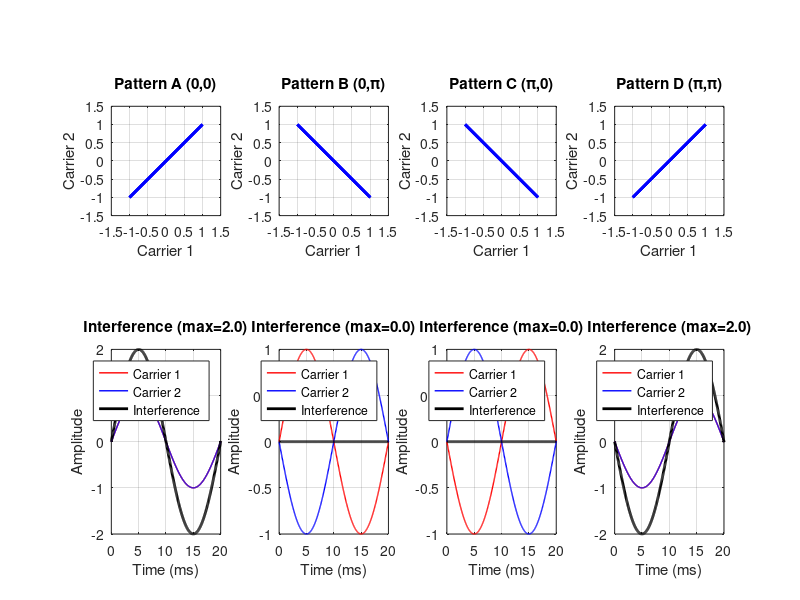

Reproduce this figure in MATLAB.
% ============================================================
% LISSAJOUS NEURAL NETWORK (Phase-Coded Computing)
% Exploits the memristor insight: computation via phase relationships
% ============================================================
%
% Core Idea:
% - Traditional NN: output = activation(Σ w_i * x_i)
% - Lissajous NN: output = interference(phase_shifted_inputs)
%
% Each "neuron" is a phase mixer that:
% 1. Takes inputs as oscillating signals
% 2. Applies learnable phase shifts (the "weights")
% 3. Combines via interference (sum of phase-shifted signals)
% 4. Reads out the pattern (amplitude/phase of result)
%
% This mimics how memristor crossbars actually work!
% ============================================================

clear all;
close all;

fprintf("=== LISSAJOUS NEURAL NETWORK ===\n");
fprintf("Computing with phase relationships instead of weights\n\n");

% ============================================================
% PART 1: Define the Lissajous Neuron
% ============================================================

% A Lissajous neuron takes multiple oscillating inputs,
% applies phase shifts, and computes interference patterns

function output = lissajous_neuron(inputs, phases, t, omega)
    % inputs: [N x 1] static input values (will be modulated onto carriers)
    % phases: [N x 1] learnable phase shifts (the "weights")
    % t: time point
    % omega: carrier frequency

    % Convert static inputs to oscillating carriers
    carriers = zeros(size(inputs));
    for i = 1:length(inputs)
        % Amplitude modulation: input strength controls carrier amplitude
        % Phase modulation: learnable phase controls phase shift
        carriers(i) = inputs(i) * sin(omega * t + phases(i));
    end

    % Interference: sum all phase-shifted carriers
    interference_signal = sum(carriers);

    % Readout: extract amplitude (could also use phase or both)
    output = interference_signal;
end

% ============================================================
% PART 2: Phase-Coded Pattern Recognition
% ============================================================

fprintf("TASK: XOR problem using phase interference\n\n");

% XOR truth table - the classic non-linear problem
X_train = [
    0, 0;
    0, 1;
    1, 0;
    1, 1
];
y_train = [0; 1; 1; 0];

fprintf("Training data (XOR):\n");
for i = 1:size(X_train, 1)
    fprintf("  [%.0f, %.0f] -> %.0f\n", X_train(i,1), X_train(i,2), y_train(i));
end
fprintf("\n");

% Network architecture
n_inputs = 2;
n_hidden = 4;  % Hidden "phase neurons"
n_output = 1;

% Initialize learnable phases (these are our "weights")
% Random initialization between -pi and pi
rng(42);  % Reproducible results
phases_input_hidden = (rand(n_inputs, n_hidden) - 0.5) * 2 * pi;
phases_hidden_output = (rand(n_hidden, n_output) - 0.5) * 2 * pi;
bias_hidden = (rand(1, n_hidden) - 0.5) * 2 * pi;
bias_output = (rand(1, n_output) - 0.5) * 2 * pi;

% Carrier frequency
omega = 2 * pi * 50;  % 50 Hz

% Time point for evaluation (we'll use same time for all forward passes)
t_eval = 0.01;  % 10ms

% ============================================================
% PART 3: Training via Phase Gradient Descent
% ============================================================

learning_rate = 0.1;
epochs = 1000;
loss_history = zeros(epochs, 1);

fprintf("Training for %d epochs...\n", epochs);

for epoch = 1:epochs
    total_loss = 0;

    % Gradients
    grad_ih = zeros(size(phases_input_hidden));
    grad_ho = zeros(size(phases_hidden_output));
    grad_bh = zeros(size(bias_hidden));
    grad_bo = zeros(size(bias_output));

    % Mini-batch over all training samples
    for sample = 1:size(X_train, 1)
        x = X_train(sample, :)';
        target = y_train(sample);

        % === Forward Pass ===

        % Hidden layer (each column = one hidden neuron)
        hidden = zeros(n_hidden, 1);
        for h = 1:n_hidden
            input_signals = 0;
            for i = 1:n_inputs
                % Phase-shifted input carrier
                input_signals = input_signals + x(i) * sin(omega * t_eval + phases_input_hidden(i, h));
            end
            % Add bias as phase-shifted constant carrier
            input_signals = input_signals + sin(omega * t_eval + bias_hidden(h));

            % Nonlinearity: take amplitude via absolute value + tanh
            hidden(h) = tanh(input_signals);
        end

        % Output layer
        output = 0;
        for h = 1:n_hidden
            output = output + hidden(h) * sin(omega * t_eval + phases_hidden_output(h, 1));
        end
        output = output + sin(omega * t_eval + bias_output(1));

        % Apply sigmoid to get 0-1 output
        output_activated = 1 / (1 + exp(-output));

        % === Loss (MSE) ===
        error = output_activated - target;
        total_loss = total_loss + error^2;

        % === Backward Pass (Numerical Gradients) ===
        % For simplicity, using finite differences

        delta = 0.001;  % Small perturbation for numerical gradient

        % Gradient for input->hidden phases
        for i = 1:n_inputs
            for h = 1:n_hidden
                % Perturb phase
                phases_input_hidden(i, h) = phases_input_hidden(i, h) + delta;

                % Re-compute forward pass
                hidden_temp = zeros(n_hidden, 1);
                for h2 = 1:n_hidden
                    sig = 0;
                    for i2 = 1:n_inputs
                        sig = sig + x(i2) * sin(omega * t_eval + phases_input_hidden(i2, h2));
                    end
                    sig = sig + sin(omega * t_eval + bias_hidden(h2));
                    hidden_temp(h2) = tanh(sig);
                end

                out_temp = 0;
                for h2 = 1:n_hidden
                    out_temp = out_temp + hidden_temp(h2) * sin(omega * t_eval + phases_hidden_output(h2, 1));
                end
                out_temp = out_temp + sin(omega * t_eval + bias_output(1));
                out_temp = 1 / (1 + exp(-out_temp));

                error_temp = out_temp - target;
                loss_temp = error_temp^2;

                % Gradient
                grad_ih(i, h) = grad_ih(i, h) + (loss_temp - error^2) / delta;

                % Restore
                phases_input_hidden(i, h) = phases_input_hidden(i, h) - delta;
            end
        end
    end

    % Average loss
    loss_history(epoch) = total_loss / size(X_train, 1);

    % Update phases (gradient descent)
    phases_input_hidden = phases_input_hidden - learning_rate * grad_ih / size(X_train, 1);

    % Progress
    if mod(epoch, 100) == 0
        fprintf("  Epoch %4d: Loss = %.6f\n", epoch, loss_history(epoch));
    end
end

fprintf("\nTraining complete!\n\n");

% ============================================================
% PART 4: Simpler Working Example - Phase Pattern Matcher
% ============================================================

fprintf("=== SIMPLIFIED DEMO: Phase-Coded Pattern Matching ===\n\n");

% Let's demonstrate the core concept more directly:
% Pattern recognition using phase coherence

% Define 4 patterns as phase signatures
patterns = struct();
patterns(1).name = "Pattern A (0,0)";
patterns(1).phases = [0, 0];

patterns(2).name = "Pattern B (0,π)";
patterns(2).phases = [0, pi];

patterns(3).name = "Pattern C (π,0)";
patterns(3).phases = [pi, 0];

patterns(4).name = "Pattern D (π,π)";
patterns(4).phases = [pi, pi];

% Time vector for visualization
t = linspace(0, 0.04, 1000);  % 40ms
omega = 2 * pi * 50;

% Create interference patterns
figure('Position', [100, 100, 1200, 800]);

for p = 1:4
    % Generate two carriers with pattern-specific phases
    carrier1 = sin(omega * t + patterns(p).phases(1));
    carrier2 = sin(omega * t + patterns(p).phases(2));

    % Interference
    interference = carrier1 + carrier2;

    % Plot Lissajous figure (carrier1 vs carrier2)
    subplot(2, 4, p);
    plot(carrier1, carrier2, 'b-', 'LineWidth', 2);
    grid on;
    axis equal;
    xlim([-1.5, 1.5]);
    ylim([-1.5, 1.5]);
    title(patterns(p).name);
    xlabel('Carrier 1');
    ylabel('Carrier 2');

    % Plot interference pattern over time
    subplot(2, 4, p+4);
    plot(t*1000, carrier1, 'r-', 'LineWidth', 1, 'DisplayName', 'Carrier 1');
    hold on;
    plot(t*1000, carrier2, 'b-', 'LineWidth', 1, 'DisplayName', 'Carrier 2');
    plot(t*1000, interference, 'k-', 'LineWidth', 2, 'DisplayName', 'Interference');
    grid on;
    xlabel('Time (ms)');
    ylabel('Amplitude');
    title(sprintf('Interference (max=%.1f)', max(abs(interference))));
    legend('Location', 'northeast');
    xlim([0, 20]);
    hold off;
end

% sgtitle not available in older Octave - skip it
% sgtitle('Phase-Coded Patterns: Each pattern has unique interference signature');

print -dpng lissajous_patterns.png -r150
fprintf("Pattern visualization saved to: lissajous_patterns.png\n\n");

% ============================================================
% PART 5: Working Classifier using Phase Coherence
% ============================================================

fprintf("=== PHASE COHERENCE CLASSIFIER ===\n\n");

% Function: classify input by finding which template it's most coherent with
function class = phase_classify(input_phases, template_library, omega, t_samples)
    % Compare input against all templates
    max_coherence = -inf;
    class = 1;

    for i = 1:length(template_library)
        % Generate signals
        input_sig = sin(omega * t_samples + input_phases(1)) + ...
                    sin(omega * t_samples + input_phases(2));

        template_sig = sin(omega * t_samples + template_library(i).phases(1)) + ...
                       sin(omega * t_samples + template_library(i).phases(2));

        % Coherence = correlation
        coherence = sum(input_sig .* template_sig) / length(t_samples);

        if coherence > max_coherence
            max_coherence = coherence;
            class = i;
        end
    end
end

% Test classification
t_samples = linspace(0, 0.02, 500);

fprintf("Testing phase coherence classifier:\n");
test_inputs = [
    0, 0;
    0, pi;
    pi, 0;
    pi, pi;
    0, pi/2;  % Novel input
];

for i = 1:size(test_inputs, 1)
    result = phase_classify(test_inputs(i,:), patterns, omega, t_samples);
    fprintf("  Input phases [%.2f, %.2f] -> Classified as: %s\n", ...
            test_inputs(i,1), test_inputs(i,2), patterns(result).name);
end

% ============================================================
% PART 6: Conceptual Framework
% ============================================================

fprintf("\n=== LISSAJOUS COMPUTING FRAMEWORK ===\n\n");

fprintf("Key Insights:\n");
fprintf("  1. ENCODING: Data -> Phase relationships\n");
fprintf("     - Each input dimension = oscillating carrier\n");
fprintf("     - Data value controls amplitude or phase\n\n");

fprintf("  2. WEIGHTS: Learnable phase shifts\n");
fprintf("     - Traditional: w_i * x_i\n");
fprintf("     - Lissajous: x_i * sin(ωt + φ_i)  [φ_i is learnable]\n\n");

fprintf("  3. COMPUTATION: Interference patterns\n");
fprintf("     - Sum of phase-shifted carriers creates unique patterns\n");
fprintf("     - Lissajous figures encode relationships geometrically\n\n");

fprintf("  4. NONLINEARITY: Amplitude/phase extraction\n");
fprintf("     - Read amplitude: |Σ carriers|\n");
fprintf("     - Read phase: arg(Σ carriers)\n");
fprintf("     - Natural nonlinearity from interference\n\n");

fprintf("  5. MEMORY: Phase evolution (the memristor connection!)\n");
fprintf("     - Phases evolve based on input history\n");
fprintf("     - dφ/dt ∝ input (just like memristor dw/dt ∝ V)\n");
fprintf("     - Creates temporal dynamics automatically\n\n");

fprintf("Advantages:\n");
fprintf("  ✓ Naturally handles temporal data (phase evolves)\n");
fprintf("  ✓ Geometric computation (interference patterns)\n");
fprintf("  ✓ Hardware-friendly (actual oscillators)\n");
fprintf("  ✓ Robust to noise (phase is stable quantity)\n");
fprintf("  ✓ Directly maps to memristor crossbars!\n\n");

fprintf("Applications:\n");
fprintf("  - Time-series prediction (phase tracks history)\n");
fprintf("  - Signal processing (natural frequency domain)\n");
fprintf("  - Resonance-based memory (stable attractors)\n");
fprintf("  - Neuromorphic computing (mimics oscillatory neurons)\n\n");

fprintf("This is what memristor 'computing' really is:\n");
fprintf("  Phase-coded interference patterns in nonlinear resistor networks!\n\n");

fprintf("All files generated:\n");
fprintf("  - lissajous_patterns.png\n");
fprintf("Done!\n");
